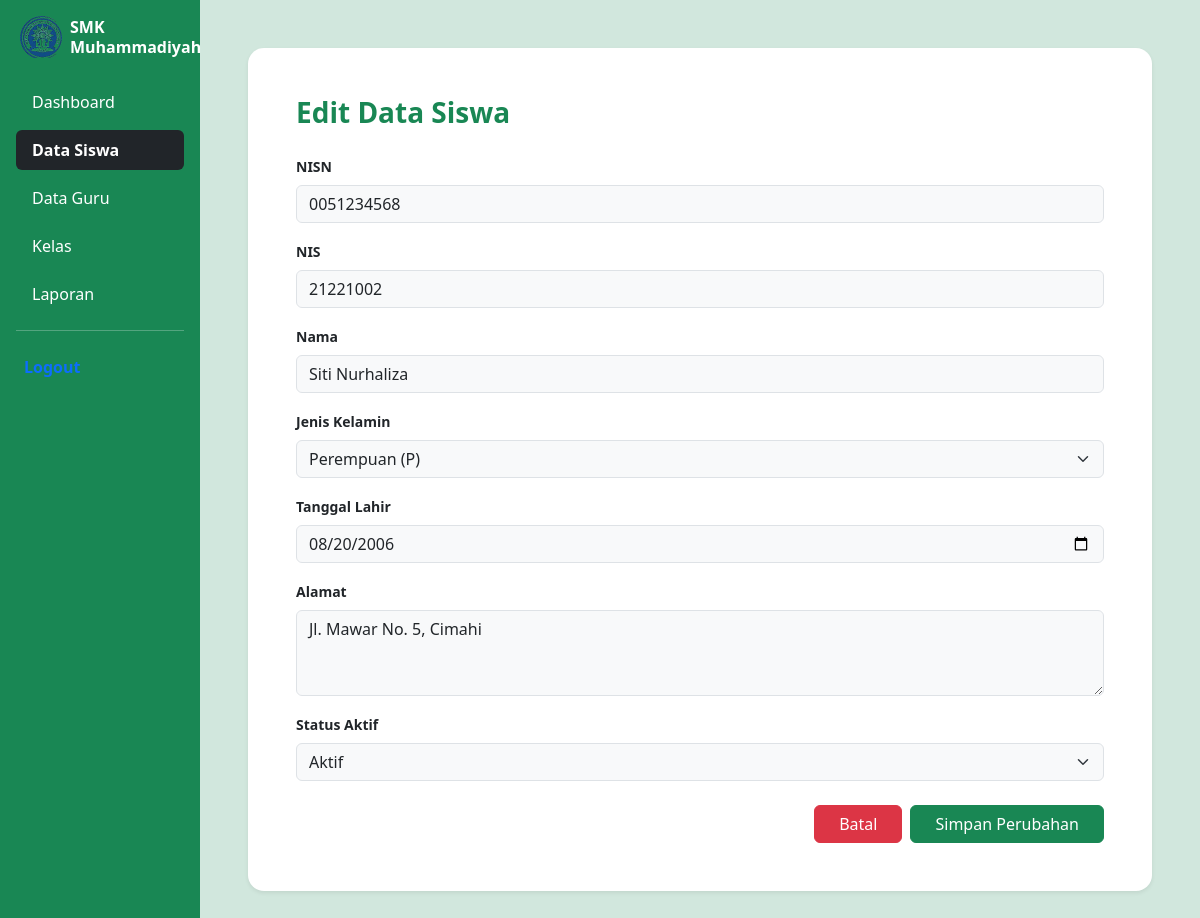
The app's page /proses/edit_siswa.php?id=2 (signed in) with its own data.
### tables this page shows
CREATE TABLE `t_siswa` (
  `id` int(11) NOT NULL,
  `nis` varchar(30) NOT NULL,
  `nisn` varchar(20) NOT NULL,
  `nama` varchar(150) NOT NULL,
  `jenis_kelamin` char(1) NOT NULL,
  `tgl_lahir` date NOT NULL,
  `alamat` text NOT NULL,
  `status_aktif` tinyint(1) NOT NULL,
  `created_at` timestamp NOT NULL DEFAULT current_timestamp(),
  `updated_at` timestamp NOT NULL DEFAULT current_timestamp()
);

### proses/edit_siswa.php (the view, shortened to what this page needs)
<?php
include "../config/koneksi.php";
$id = mysqli_real_escape_string($koneksi, $_GET['id']);
$query_get = mysqli_query($koneksi, "SELECT * FROM t_siswa WHERE id = '$id'");
$data = mysqli_fetch_assoc($query_get);
?>
<!DOCTYPE html>
<html lang="id">
<head>
    <link href="https://cdn.jsdelivr.net/npm/bootstrap@5.3.3/dist/css/bootstrap.min.css" rel="stylesheet">
</head>
<body class="bg-success-subtle">
<div class="container-fluid">
    <div class="row min-vh-100">
        <div class="col-md-3 col-lg-2 bg-success text-white p-3">
            <div class="d-flex align-items-center gap-2 mb-4 px-1">
                <img src="../logo smk muhamadiyah.png" alt="Logo SMK" class="img-fluid" style="width: 42px; height: 42px; object-fit: contain;">
                <h5 class="fw-bold fs-6 mb-0 text-white lh-sm">
                    SMK<br>Muhammadiyah
                </h5>
            </div>
            <div class="nav nav-pills flex-column gap-2">
                <a href="../dashboard.php" class="nav-link text-white bg-success-emphasis">Dashboard</a>
                <a href="menu1.php" class="nav-link active bg-dark fw-bold">Data Siswa</a>
                <a href="#" class="nav-link text-white bg-success-emphasis">Data Guru</a>
                <a href="#" class="nav-link text-white bg-success-emphasis">Kelas</a>
                <a href="#" class="nav-link text-white bg-success-emphasis">Laporan</a>
                <hr class="text-white my-2">
                <a href="logout.php" class="nav-link text-primary fw-semibold px-2">Logout</a>
            </div>
        </div>
        <div class="col-md-9 col-lg-10 p-4 p-md-5">
            <div class="card border-0 shadow-sm bg-white rounded-4">
                <div class="card-body p-4 p-md-5">
                    <h3 class="fw-bold mb-4 text-success">Edit Data Siswa</h3>
                    <form method="POST">
                        <div class="mb-3">
                            <label class="form-label small fw-semibold">NISN</label>
                            <input type="text" name="nisn" class="form-control bg-light" value="<?= htmlspecialchars($data['nisn']); ?>" required>
                        </div>
                        <div class="mb-3">
                            <label class="form-label small fw-semibold">NIS</label>
                            <input type="text" name="nis" class="form-control bg-light" value="<?= htmlspecialchars($data['nis']); ?>" required>
                        </div>
                        <div class="mb-3">
                            <label class="form-label small fw-semibold">Nama</label>
                            <input type="text" name="nama" class="form-control bg-light" value="<?= htmlspecialchars($data['nama']); ?>" required>
                        </div>
                        <div class="mb-3">
                            <label class="form-label small fw-semibold">Jenis Kelamin</label>
                            <select name="jenis_kelamin" class="form-select bg-light" required>
                                <option value="P" <?= ($data['jenis_kelamin'] == 'P') ? 'selected' : ''; ?>>Perempuan (P)</option>
                            </select>
                        </div>
                        <div class="mb-3">
                            <label class="form-label small fw-semibold">Tanggal Lahir</label>
                            <input type="date" name="tgl_lahir" class="form-control bg-light" value="<?= $data['tgl_lahir']; ?>" required>
                        </div>
                        <div class="mb-3">
                            <label class="form-label small fw-semibold">Alamat</label>
                            <textarea name="alamat" class="form-control bg-light" rows="3" required><?= htmlspecialchars($data['alamat']); ?></textarea>
                        </div>
                        <div class="mb-3">
                            <label class="form-label small fw-semibold">Status Aktif</label>
                            <select name="status_aktif" class="form-select bg-light" required>
                                <option value="1" <?= ($data['status_aktif'] == '1' || $data['status_aktif'] == 1) ? 'selected' : ''; ?>>Aktif</option>
                            </select>
                        </div>
                        <div class="d-flex justify-content-end gap-2 mt-4">
                            <a href="menu1.php" class="btn btn-danger px-4">Batal</a>
                            <button type="submit" name="update" class="btn btn-success px-4">Simpan Perubahan</button>
                        </div>
                    </form>
                </div>
            </div>
        </div>
    </div>
</div>
</body>
</html>

### records on screen
t_siswa: nisn "0051234568", nis "21221002", nama "Siti Nurhaliza", jenis_kelamin "Perempuan (P)", tgl_lahir "08/20/2006", alamat "Jl. Mawar No. 5, Cimahi", status_aktif "Aktif"
